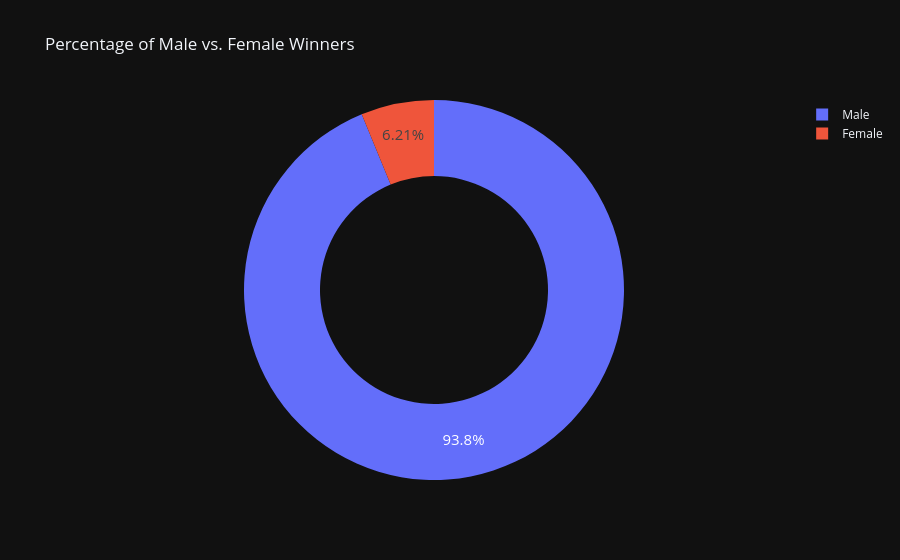

Notebook code for this chart:
### Code cell
fig = px.pie(labels=biology.index,
             values=biology.values,
             title="Percentage of Male vs. Female Winners",
             names=biology.index,
             hole=0.6,)

fig.update_traces(textposition='inside', textfont_size=15, textinfo='percent')

fig.show()

### Figure 1 — Plotly figure (JSON) as saved in the notebook; plotly's stock layout.template omitted (floating-point values rounded to 4 significant figures)
{"data": [{"domain": {"x": [0.0, 1.0], "y": [0.0, 1.0]}, "hole": 0.6, "hovertemplate": "label=%{label}<br>value=%{value}<extra></extra>", "labels": ["Male", "Female"], "legendgroup": "", "name": "", "showlegend": true, "values": [876, 58], "type": "pie", "textfont": {"size": 15}, "textinfo": "percent", "textposition": "inside"}], "layout": {"legend": {"tracegroupgap": 0}, "title": {"text": "Percentage of Male vs. Female Winners"}}}
